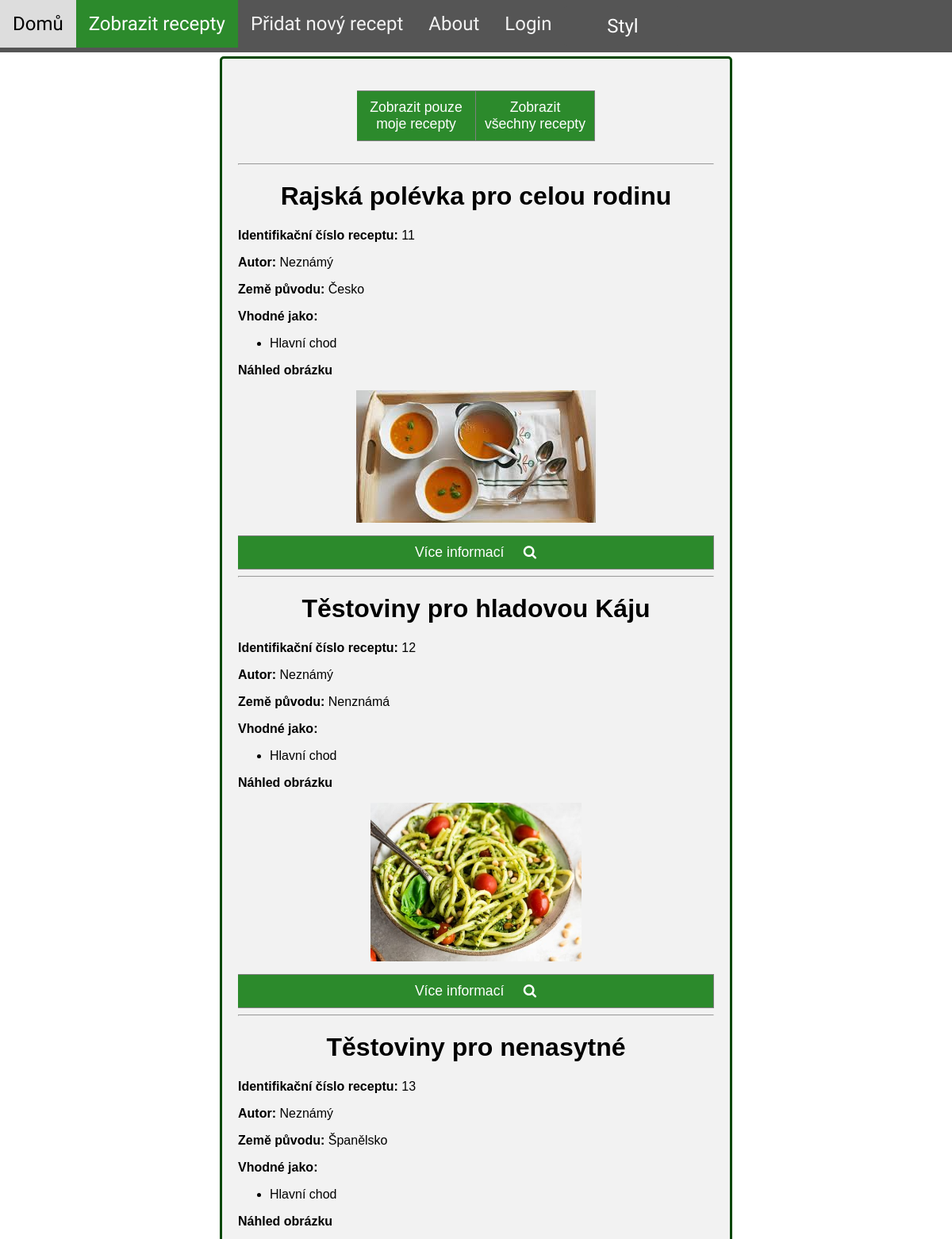
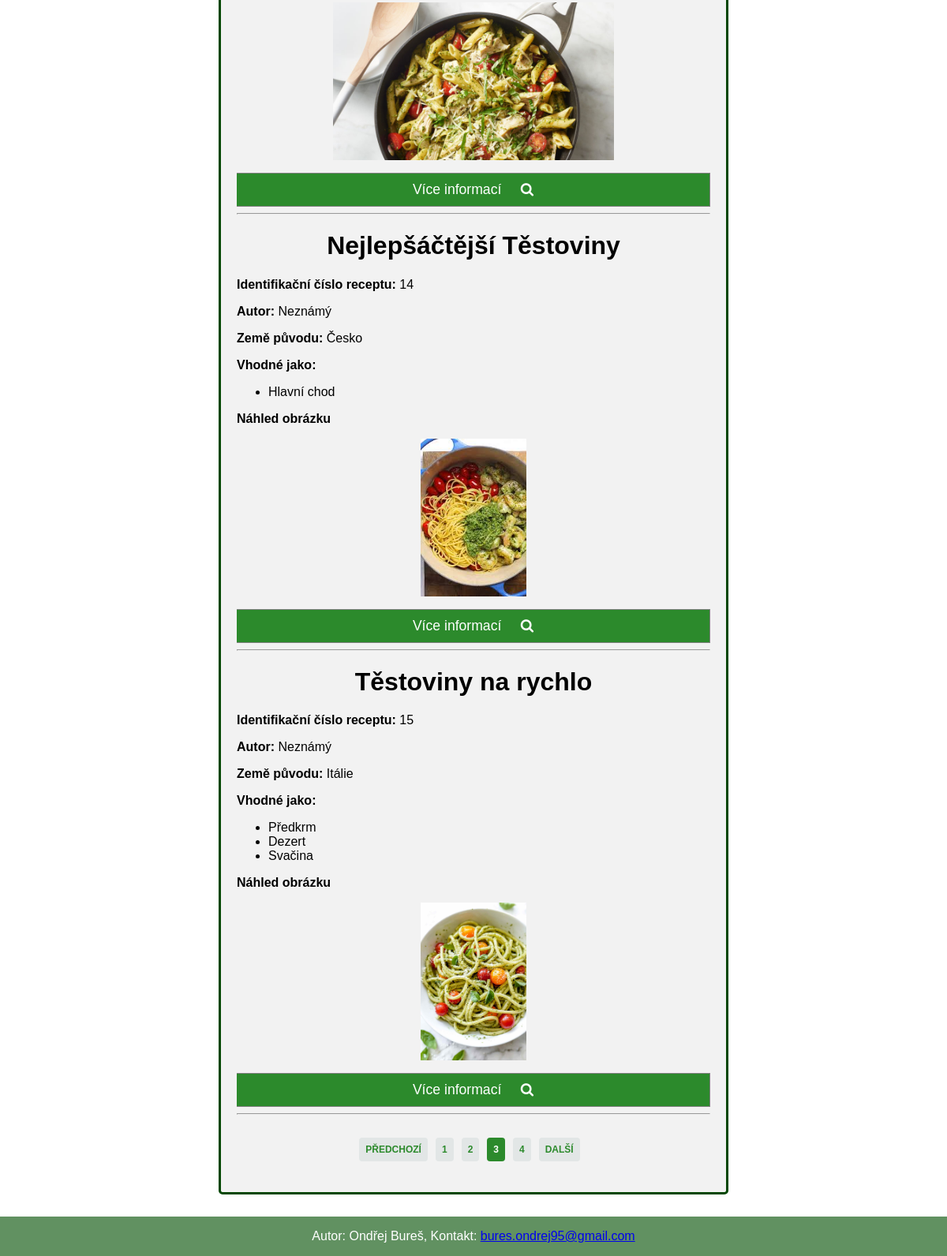
Screenshot of /viewAllRecipes.php?page=3&option=default with the database file from the repository (2 pictures, top to bottom).
### tables this page shows
CREATE TABLE Recipes (
    ID int AUTO_INCREMENT NOT NULL ,
    name VARCHAR(40) NOT NULL,
    directions VARCHAR(1000) NOT NULL,
    date Date NOT NULL,
    author_id int,
    originCountry_id int,
    imgUrl VARCHAR(1000),
    PRIMARY KEY (ID),
    FOREIGN KEY (author_id) REFERENCES Users(ID)
);

CREATE TABLE OriginCountry (
    ID int AUTO_INCREMENT NOT NULL ,
    name VARCHAR(50) NOT NULL,
    PRIMARY KEY (ID)
);

### viewAllRecipes.php (the view, shortened to what this page needs)
<?php
$bodyClass = "style1";
?>
<!DOCTYPE html>
<html lang="cs">
<head>
    <link rel="stylesheet" href="Styles/styles.css">
    <link rel="stylesheet" href="https://cdnjs.cloudflare.com/ajax/libs/font-awesome/4.7.0/css/font-awesome.min.css">
</head>
<body class="<?php echo $bodyClass; ?>">
    <nav class="topnav">
        <a href="index.php">Domů</a>
        <a class="active" href="viewAllRecipes.php">Zobrazit recepty</a>
        <a href="addRecipe.php">Přidat nový recept</a>
        <a href="about.php">About</a>
        <?php
        if (!isset($_SESSION["username"])) {
            echo '<a href="login.php?action=login">Login</a>';
        } else {
            echo '<a href="userInfo.php">' . $_SESSION["username"] . '</a>';
        } ?>
        <select onchange="location = this.value;">
            <option hidden selected disabled>Styl</option>
        </select>
    </nav>
    <?php
    $connect = mysqli_connect("localhost", "bureson1", "webove aplikace", "bureson1");
    if (!$connect) {
        die("Connection failed: No database found");
    } else {
        $connect->set_charset("UTF-8");
    }
    if ($connect) {
        $sarchedOption = isset($_GET['option']) ? $_GET['option'] : "default";
        $currentUserID = 0;
        if ($sarchedOption != null && $sarchedOption  == "my") {
            $query = "SELECT ID, name, date, directions, author_id, originCountry_id, imgUrl FROM recipes WHERE author_id = '$currentUserID'";
        } else {
            $query = "SELECT ID, name, date, directions, author_id, originCountry_id, imgUrl FROM recipes";
        }
        $result = $connect->query($query);
        $total_pages = $result != null ? $result->num_rows : 0;
        $page = isset($_GET['page']) && is_numeric($_GET['page']) ? $_GET['page'] : 1; ?>
        <main class=recipeDiv>
            <div class="chooseOptionDiv">
                <button type="button" onclick="location.href='viewAllRecipes.php?page=1&option=my'">Zobrazit pouze moje recepty</button>
                <button type="button" onclick="location.href='viewAllRecipes.php?page=1&option=default'">Zobrazit všechny recepty</button>
            </div>
            <hr>
            <?php
            $num_results_on_page = 5;
            if ($sarchedOption != null && $sarchedOption  == "my") {
                $query = "SELECT ID, name, date, directions, author_id, originCountry_id, imgUrl FROM recipes WHERE author_id = '$currentUserID' LIMIT ?,?";
            } else {
                $query = "SELECT ID, name, date, directions, author_id, originCountry_id, imgUrl FROM recipes LIMIT ?,?";
            }
            if ($stmt = $connect->prepare($query)) {
                $calc_page = ($page - 1) * $num_results_on_page;
                $stmt->bind_param('ii', $calc_page, $num_results_on_page);
                $stmt->execute();
                $result = $stmt->get_result();
                if ($result->num_rows > 0) {
                    while ($row = $result->fetch_assoc()) {
                        $recipe_id = $row["ID"];
                        $imgUrl = $row["imgUrl"];
                        $originCountry = "Neznámá";
                        $originCountry_id = $row["originCountry_id"];
                        $author = "Neznámý";
                        $mealCategories = array();
                        $query2 = "SELECT name FROM origincountry WHERE ID = '$originCountry_id'";
                        $result2 = $connect->query($query2);
                        if ($result2->num_rows > 0) {
                            $row2 = $result2->fetch_assoc();
                            $originCountry = $row2["name"];
                        }
                        $query2 = "SELECT mealCategory_id FROM recipe_mealcategory WHERE recipe_id = '$recipe_id'";
                        $result2 = $connect->query($query2);
                        if ($result2->num_rows > 0) {
                            $i = 0;
                            while ($row2 = $result2->fetch_assoc()) {
                                $tmp_mealCategory_id = $row2["mealCategory_id"];
                                $query3 = "SELECT name FROM mealcategory WHERE ID = '$tmp_mealCategory_id'";
                                $result3 = $connect->query($query3);
                                if ($result3->num_rows > 0) {
                                    $row3 = $result3->fetch_assoc();
                                    $mealCategories[$i] =  $row3["name"];
                                }
                                $i++;
                            }
                        }
                        $htmlMealCategories = "<ul>";
                        for ($i = 0; $i < sizeof($mealCategories); $i++) {
                            $htmlMealCategories = $htmlMealCategories . "<li>" . $mealCategories[$i] . "</li>";
                        }
                        $htmlMealCategories = $htmlMealCategories . "</ul>";
                        if (!@getimagesize($imgUrl)) {
                            $imgUrl = 'http://' . $_SERVER['SERVER_NAME'] . '/~bureson1/Uploads/default.jpg';
                        } else {
                            $imgUrl = 'http://' . $_SERVER['SERVER_NAME'] . '/~bureson1/' . $imgUrl;
                        }
            ?>
                        <h1><?php echo $row["name"]; ?> </h1>
                        <p> <strong>Identifikační číslo receptu:</strong> <?php echo $recipe_id; ?></p>
                        <p><strong>Autor:</strong> <?php echo $author; ?></p>
                        <p><strong>Země původu:</strong> <?php echo $originCountry; ?></p>
                        <p class="margin0"><strong> Vhodné jako:</strong> </p> <?php echo $htmlMealCategories; ?>
                        <p> <strong>Náhled obrázku</strong></p>
                        <p><img class=preview src=" <?php echo $imgUrl  ?>" alt=Obrázek> </p>
                        <button type=button onclick="location.href='viewRecipe.php?id=<?php echo $row['ID'] ?>'">Více informací&nbsp;&nbsp;&nbsp;&nbsp;&nbsp;<i class='fa fa-search'></i></button>
                        <hr>
        <?php
                    }
                }
            } else {
                echo "0 results";
            }
        }
        ?>
        <?php
        if (ceil($total_pages / $num_results_on_page) > 0) : ?>
            <div class="pagination">
                <ul class="pagination">
                    <?php if ($page > 1) : ?>
                        <li class="prev"><a href="viewAllRecipes.php?page=<?php echo $page - 1 ?>">Předchozí</a></li>
                    <?php endif; ?>
                    <?php if ($page - 2 > 0) : ?><li class="page"><a href="viewAllRecipes.php?page=<?php echo $page - 2 ?>&option=<?php echo $sarchedOption ?>"><?php echo $page - 2 ?></a></li><?php endif; ?>
                    <?php if ($page - 1 > 0) : ?><li class="page"><a href="viewAllRecipes.php?page=<?php echo $page - 1 ?>&option=<?php echo $sarchedOption ?>"><?php echo $page - 1 ?></a></li><?php endif; ?>
                    <li class="currentpage"><a href="viewAllRecipes.php?page=<?php echo $page ?>&option=<?php echo $sarchedOption ?>"><?php echo $page ?></a></li>
                    <?php if ($page + 1 < ceil($total_pages / $num_results_on_page) + 1) : ?><li class="page"><a href="viewAllRecipes.php?page=<?php echo $page + 1 ?>&option=<?php echo $sarchedOption ?>"><?php echo $page + 1 ?></a></li><?php endif; ?>
                    <?php if ($page < ceil($total_pages / $num_results_on_page)) : ?>
                        <li class="next"><a href="viewAllRecipes.php?page=<?php echo $page + 1 ?>&option=<?php echo $sarchedOption ?>">Další</a></li>
                    <?php endif; ?>
                </ul>
            </div>
        <?php endif; ?>
        </main> <br>
        <footer>
            <p>Autor: Ondřej Bureš, Kontakt:
                <a href="mailto:bures.ondrej95@gmail.com">bures.ondrej95@gmail.com</a>
            </p>
        </footer>
</body>
</html>

### Styles/styles.css (style rules this page uses)
body.style1 { margin: 0; font-family: Arial, Helvetica, sans-serif; font-size: 100%; background-image: url(https://images.pexels.com/photos/1414651/pexels-photo-1414651.jpeg?auto=compress&cs=tinysrgb&dpr=2&h=750&w=1260); background-repeat: no-repeat; background-attachment: fixed; background-size: cover; }
body.style1 nav.topnav { overflow: auto; background-color: #555; font-family: 'Sansita Swashed'; font-size: 150%; }
body.style1 nav.topnav a.active { background-color: rgb(44, 138, 44); color: white; }
body.style1 button { width: 100%; padding: 10px; background: rgb(44, 138, 44); font-size: 110%; color: white; border: 1px solid grey; border-left: none; cursor: pointer; }
body.style1 .recipeDiv { border-radius: 5px; background-color: #f2f2f2; margin: auto; width: 50%; border: 3px solid rgb(1, 71, 0); padding: 20px; margin-top: 5px; margin-bottom: 60px; }
body.style1 .chooseOptionDiv { width: 50%; padding: 20px; margin-left: auto; margin-right: auto; display: flex; align-items: center; justify-content: center; }
body.style1 .pagination { width: fit-content; margin-left: auto; margin-right: auto; }
body.style1 .pagination ul { list-style-type: none; padding: 10px 0; display: inline-flex; justify-content: center; box-sizing: border-box; }
body.style1 .pagination li { box-sizing: border-box; padding-right: 10px; margin-left: auto; margin-right: auto; }
body.style1 .pagination li a { box-sizing: border-box; background-color: #e2e6e6; padding: 8px; text-decoration: none; font-size: 12px; font-weight: bold; color: rgb(44, 138, 44); border-radius: 4px; }
body.style1 .pagination .next a, body.style1 .pagination .prev a { text-transform: uppercase; font-size: 12px; }
body.style1 .pagination .currentpage a { background-color: rgb(44, 138, 44); color: #fff; }
body.style1 footer { background-color: rgb(97, 145, 97); text-align: center; position: fixed; left: 0; bottom: 0; width: 100%; color: white; }
.topnav select { font-family: 'Sansita Swashed'; display: inline-block; width: 10%; height: 50px; font-size: 100%; text-align-last: center; cursor: pointer; border-radius: 4px; background-color: #555; border: none; width: auto; color: white; padding: 10px; appearance: none; -webkit-appearance: none; -moz-appearance: none; }
.topnav a { float: left; color: #f2f2f2; text-align: center; padding: 16px 16px; text-decoration: none; font-size: 100%; }
h1 { text-align: center; }
p.margin0 { margin: 0px; }
input[type=text], input[type=date], input[type=password], input[type=url], select, textarea { width: 100%; padding: 12px 20px; margin: 8px 0; display: inline-block; border: 1px solid #ccc; border-radius: 4px; box-sizing: border-box; }
.chooseOptionDiv { width: 50%; padding: 20px; margin-left: auto; margin-right: auto; display: flex; align-items: center; justify-content: center; }
img.preview { max-height: 200px; max-width: 100%; height: auto; display: block; margin-left: auto; margin-right: auto; }

### rows the page displays
recipes: name "Rajská polévka pro celou rodinu", ID "11", author "Neznámý", originCountry.name "Česko", i "Hlavní chod", shows a picture
recipes: name "Těstoviny pro hladovou Káju", ID "12", author "Neznámý", originCountry.name "Nenznámá", i "Hlavní chod", shows a picture
recipes: name "Těstoviny pro nenasytné", ID "13", author "Neznámý", originCountry.name "Španělsko", i "Hlavní chod", shows a picture
recipes: name "Nejlepšáčtější Těstoviny", ID "14", author "Neznámý", originCountry.name "Česko", i "Hlavní chod", shows a picture
recipes: name "Těstoviny na rychlo", ID "15", author "Neznámý", originCountry.name "Itálie", i "Předkrm Dezert Svačina", shows a picture

### other values shown
$page - 2 "1"
$page - 1 "2"
$page "3"
$page + 1 "4"
